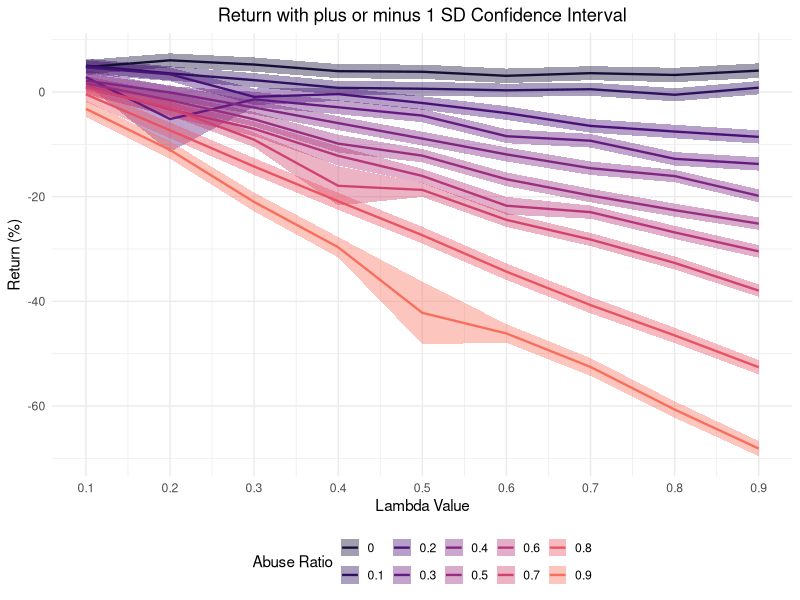
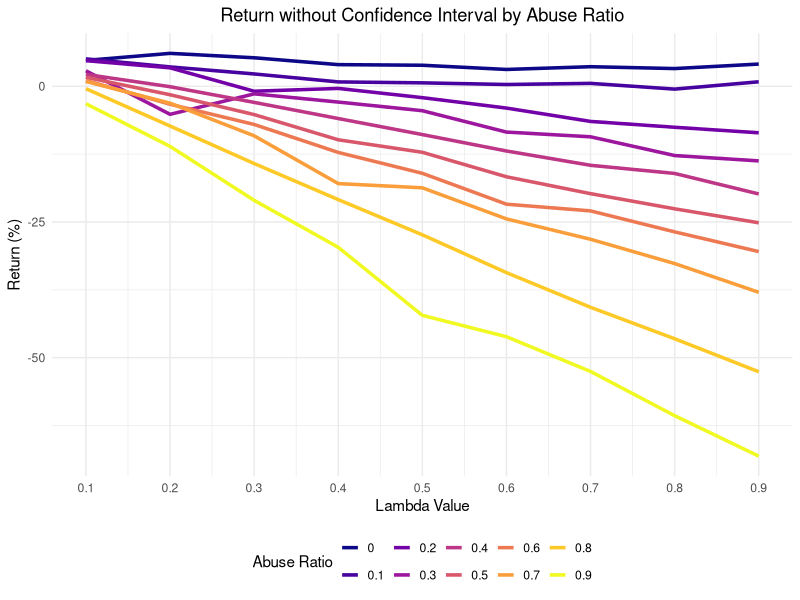

These charts were generated, in order, by the following R code:
## ---- chunk 1
knitr::opts_chunk$set(echo = TRUE)
## ---- chunk 2
library(data.table)
library(ggplot2)
## ---- chunk 3
# % Return at Different Pressure Settings
return_dt <- data.table(
    abuse_ratio = c(0, 0.1, 0.2, 0.3, 0.4, 0.5, 0.6, 0.7, 0.8, 0.9),
    lambda_0.1 = c(4.76473, 5.04958, 4.71596, 2.84991, 2.18284, 1.6512, 1.06770, 0.87888, -0.44871, -3.21756),
    lambda_0.2 = c(6.06275, 3.56516, 3.39372, -5.16797, -0.08512, -1.56226, -3.31014, -3.11505, -7.32223, -11.0714),
    lambda_0.3 = c(5.24833, 2.26873, -0.91624, -1.39935, -2.96998, -5.21708, -7.03568, -9.12327, -14.2363, -21.0129),
    lambda_0.4 = c(3.98635, 0.80165, -0.39472, -2.91047, -5.94576, -9.86191, -12.1923, -17.9295, -20.8831, -29.6657),
    lambda_0.5 = c(3.87400, 0.63042, -2.10115, -4.50369, -8.90094, -12.1673, -16.0381, -18.7089, -27.3653, -42.2083),
    lambda_0.6 = c(3.09900, 0.32567, -4.01964, -8.44136, -11.9264, -16.6746, -21.7277, -24.4353, -34.3353, -46.1438),
    lambda_0.7 = c(3.60528, 0.53412, -6.47903, -9.31158, -14.5637, -19.7869, -22.9624, -28.1903, -40.7257, -52.5469),
    lambda_0.8 = c(3.26188, -0.52581, -7.55500, -12.7652, -16.0634, -22.5785, -26.8280, -32.6669, -46.5174, -60.6900),
    lambda_0.9 = c(4.09142, 0.82856, -8.57397, -13.7512, -19.8439, -25.1562, -30.4616, -37.9605, -52.6035, -68.1493)
)
# % Standard Deviation at Different Pressure Settings
sd_dt <- data.table(
    abuse_ratio = c(0, 0.1, 0.2, 0.3, 0.4, 0.5, 0.6, 0.7, 0.8, 0.9),
    lambda_0.1 = c(43.7538, 41.5666, 42.0065, 42.8553, 42.7181, 43.8668, 43.3496, 44.2436, 45.6755, 50.1521) / sqrt(1000),
    lambda_0.2 = c(41.9749, 42.7653, 41.3599, 198.625, 42.8371, 43.3251, 44.8455, 43.7528, 47.9238, 53.2982) / sqrt(1000),
    lambda_0.3 = c(42.9851, 42.3916, 50.0412, 45.7494, 42.4351, 44.0311, 44.2513, 44.6331, 51.1880, 56.9215) / sqrt(1000),
    lambda_0.4 = c(42.8058, 41.5718, 40.8170, 42.2755, 42.0963, 54.3918, 58.2550, 118.6425, 51.5654, 61.8381) / sqrt(1000),
    lambda_0.5 = c(42.9635, 42.1541, 40.7934, 40.0070, 41.7231, 40.4179, 43.2834, 42.5524, 50.6880, 188.7836) / sqrt(1000),
    lambda_0.6 = c(43.8749, 40.3778, 41.5486, 42.4104, 42.7635, 41.4917, 53.6246, 42.8549, 50.2566, 56.8045) / sqrt(1000),
    lambda_0.7 = c(42.3506, 39.8282, 40.8640, 41.1597, 40.7469, 40.8893, 39.8253, 39.5828, 49.8207, 54.0856) / sqrt(1000),
    lambda_0.8 = c(43.4310, 39.6847, 41.1322, 40.9887, 37.4769, 39.5600, 39.7511, 39.6098, 46.4905, 50.0125) / sqrt(1000),
    lambda_0.9 = c(44.2391, 40.3015, 40.0298, 40.2006, 39.0265, 37.0917, 37.8211, 37.5083, 43.3250, 45.8065) / sqrt(1000)
)
# write sd_dt to an excel file
# write.csv(sd_dt, "sd_dt.csv")
## ---- chunk 4
return_long <- melt(return_dt,
    id.vars = "abuse_ratio",
    variable.name = "lambda", value.name = "return"
)
sd_long <- melt(sd_dt,
    id.vars = "abuse_ratio",
    variable.name = "lambda", value.name = "sd"
)

# Merge two datasets
plot_data <- merge(return_long, sd_long, by = c("abuse_ratio", "lambda"))

# Add boundary constraints
y_min <- -150
y_max <- 100
plot_data[, `:=`(
    adjusted_ymin = pmax(return - 1 * sd, y_min),
    adjusted_ymax = pmin(return + 1 * sd, y_max)
)]

# Plotting with C.I.
ggplot(plot_data, aes(x = as.numeric(gsub("lambda_", "", lambda)), y = return, group = factor(abuse_ratio))) +
    geom_ribbon(aes(ymin = adjusted_ymin, ymax = adjusted_ymax, fill = factor(abuse_ratio)),
        alpha = 0.4
    ) +
    geom_line(aes(color = factor(abuse_ratio)), linewidth = 0.8) +
    # geom_hline(yintercept = 0, linetype = "dashed", color = "yellow") +
    labs(
        title = "Return with plus or minus 1 SD Confidence Interval",
        x = "Lambda Value",
        y = "Return (%)",
        color = "Abuse Ratio",
        fill = "Abuse Ratio"
    ) +
    theme_minimal() +
    scale_x_continuous(breaks = seq(0.1, 0.9, by = 0.1)) +
    scale_color_viridis_d(option = "plasma") +
    scale_fill_viridis_d(option = "plasma") +
    guides(
        color = guide_legend(nrow = 2, title.position = "top"),
        fill = guide_legend(nrow = 2, title.position = "top")
    ) +
    theme(
        legend.position = "bottom",
        plot.title = element_text(hjust = 0.5),
        legend.key.size = unit(0.5, "cm")
    ) +
    scale_x_continuous(breaks = seq(0, 0.9, by = 0.1)) +
    # scale_y_continuous(limits = c(y_min, y_max)) +
    # coord_cartesian(ylim = c(y_min, y_max)) +
    scale_color_viridis_d(option = "magma", begin = 0.1, end = 0.7) +
    scale_fill_viridis_d(option = "magma", begin = 0.1, end = 0.7) +
    guides(
        color = guide_legend(nrow = 2),
        fill = guide_legend(nrow = 2)
    ) +
    guides(
        color = guide_legend(nrow = 2, ncol = 5),
        fill = guide_legend(nrow = 2, ncol = 5)
    )
## ---- chunk 5
# plot without C.I.
ggplot(plot_data, aes(x = as.numeric(gsub("lambda_", "", lambda)), y = return, group = factor(abuse_ratio))) +
    geom_line(aes(color = factor(abuse_ratio)), linewidth = 1.2) +
    # geom_hline(yintercept = 0, linetype = "dashed", color = "yellow") +
    labs(
        title = "Return without Confidence Interval by Abuse Ratio",
        x = "Lambda Value",
        y = "Return (%)",
        color = "Abuse Ratio"
    ) +
    theme_minimal() +
    scale_x_continuous(breaks = seq(0.1, 0.9, by = 0.1)) +
    scale_color_viridis_d(option = "plasma") +
    guides(
        color = guide_legend(nrow = 2, title.position = "top")
    ) +
    theme(
        legend.position = "bottom",
        plot.title = element_text(hjust = 0.5),
        legend.key.size = unit(0.5, "cm")
    ) +
    guides(color = guide_legend(nrow = 2, ncol = 5))
